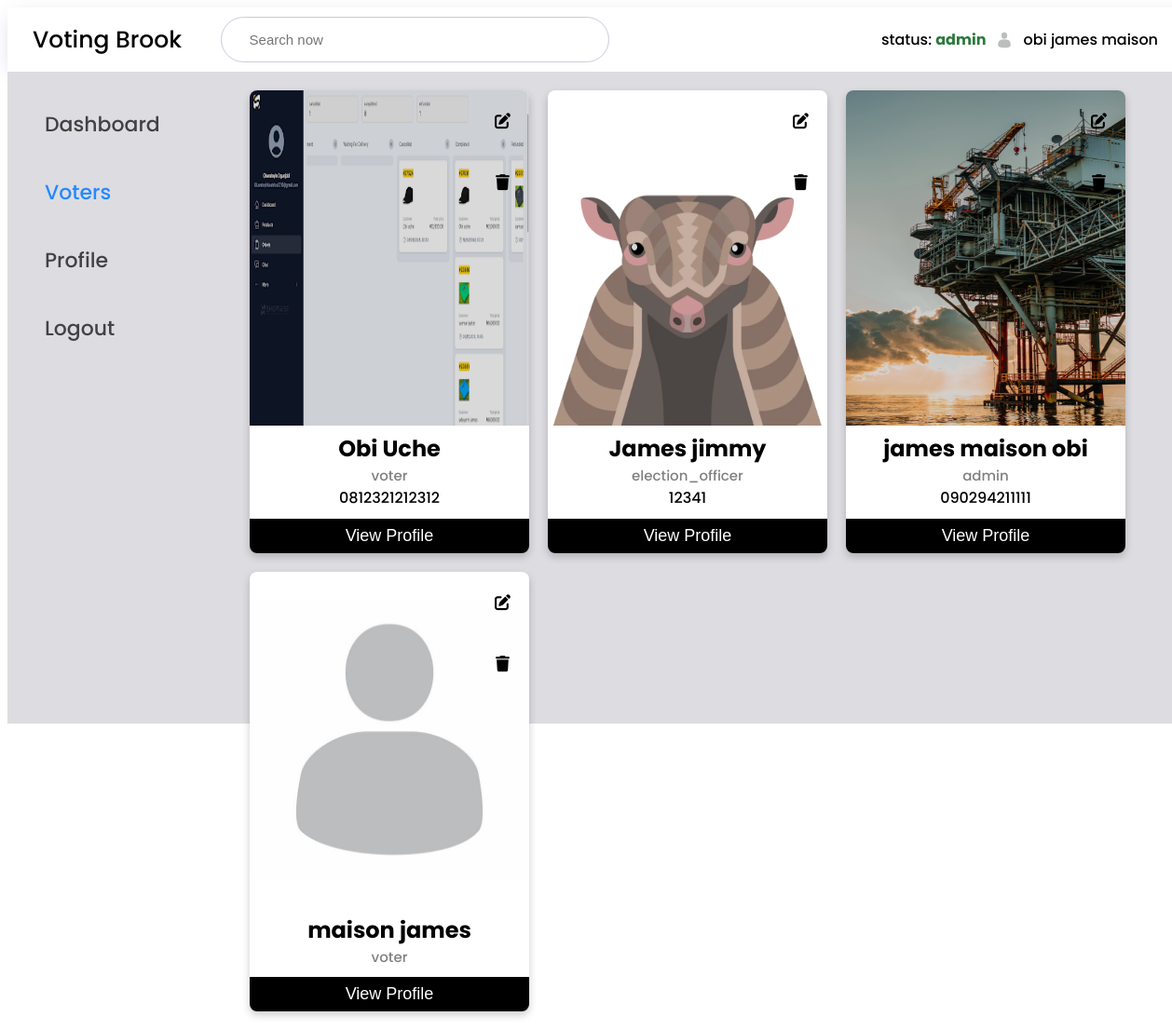
The app's page /voters.php?id=1 (signed in) with its own data.
### tables this page shows
CREATE TABLE `users` (
  `id` int(11) NOT NULL,
  `first_name` varchar(250) NOT NULL,
  `last_name` varchar(250) NOT NULL,
  `email` varchar(250) NOT NULL,
  `userType` varchar(250) NOT NULL,
  `password` varchar(250) NOT NULL,
  `phoneNumber` varchar(250) DEFAULT NULL,
  `address` varchar(1000) DEFAULT NULL,
  `picture` varchar(1000) NOT NULL,
  `location` varchar(1000) NOT NULL
);

### voters.php (the view, shortened to what this page needs)
<?php
      require_once "conn.php";
?>
<!DOCTYPE html>
<html lang="en">
<head>
    <link rel="stylesheet" href="./css/voter.css">
</head>
<body>
    <div class="wrapper">
        <header>
            <p class="logo">Voting Brook</p>
            <?php
                $userId = $_SESSION['id'];
                $query = "SELECT * FROM users WHERE users.id =  $userId";
                $results1 = mysqli_query($conn, $query);
                $user = mysqli_fetch_assoc($results1);
            ?>
            <div class="top_bar">
                <form action="voters.php" method="get">
                    <?php if($user['userType']=== 'admin'): ?>
                    <div class="search_now">
                        <input placeholder="Search now" class="draft" name="voter_name" />
                    </div>
                    <?php endif; ?>
                </form>
                <div class="profile_info">
                    <p>status: <span class="status"><?php echo $user['userType'] ?></span> </p>
                    <img src="images/profile.jpg" alt="face28" width="20" height="20">
                    <p> <?php echo $user['last_name'];?> <?php echo $user['first_name']; ?></p>
                </div>
            </div>
        </header>
        <div class="container">
            <div class="display_flex">
                <div class="sidebar">
                    <p><a href="./dashboard.php">Dashboard</a></p>
                    <p><a href="./voters.php" class="active">Voters</a></p>
                    <p><a href="./account.php">Profile</a></p>
                    <p><a href="./logout.php">Logout</a></p>
                </div>
                <div class="main">
                    <?php
                            $voterName = isset($_GET['voter_name']) ? $_GET['voter_name'] : null;
                            $query = '';
                             if(isset($voterName)){
                                $query = "SELECT * FROM users where first_name LIKE '".$voterName."' or last_name LIKE '".$voterName."'";
                             }else{
                                $query = "SELECT * FROM users";
                             }
                            if ($result = $conn ->query($query)) {
                                while($row = $result -> fetch_assoc()){
                                    $firstName=$row['first_name'];
                                    $lastName= $row['last_name'];
                                    $phoneNumber= $row['phoneNumber'];
                                    $userType = $row['userType'];
                                    $profilePicture = $row['picture'];
                                    $id= $row['id'];
                    ?>
                    <div class="card">
                        <div
                            style="position: absolute; display: flex; flex-direction: column; gap: 40px; top: 20px; right: 20px; z-index: 20;">
                            <?php if($user['userType'] === 'admin'): ?>
                            <a style="font-size: 17px;" href="editprofile.php?user_id=<?php echo $id; ?>"><i
                                    class="fa-solid fa-pen-to-square"></i></a>
                            <a style="font-size: 17px;" href="deleteVoter.php?id=<?php echo $id;  ?>"> <i
                                    class="fa-solid fa-trash"></i></a>
                            <?php endif; ?>
                        </div>
                        <?php if($profilePicture): ?>
                        <img src="./saved/<?php echo $profilePicture ?>" alt="John"
                            style="width:100%; height: 360px; object-fit:fill;  filter: brightness(85%);">
                        <?php else: ?>
                        <img src="./images/profile.jpg" alt="John"
                            style="width:100%; height: 360px; object-fit: contain;">
                        <?php endif; ?>
                        <h2><?php echo $firstName; ?> <?php echo $lastName; ?></h2>
                        <p class="title"><?php echo $userType ?></p>
                        <p><?php echo $phoneNumber; ?></p>
                        <a href="?id=<?php echo $id; ?>#demo-modal" class="btn"><button>View Profile</button></a>
                    </div>
                    <?php    } } ?>
                </div>
            </div>
        </div>
    </div>
</body>
</html>

### css/voter.css (style rules this page uses)
p,h1, h2 { margin: 0; padding: 0; }
body { max-width: 100%; width: 100%; height: calc(100vh - 100px); overflow: hidden; overflow-y: auto; font-family: "Poppins", sans-serif; font-weight: 500; font-style: normal; }
.wrapper { max-width: 1400px; width: 100%; height: 100%; margin: 0 auto; }
header { width: 100%; background-color: white; box-shadow: 0 5px 21px -5px #cdd1e1; display: flex; align-items: center; padding-left: 27px; }
.logo { font-size: 25px; }
header img { cursor: pointer; }
.top_bar { width: 80%; display: flex; justify-content: space-between; margin: 0 auto; margin-right: 40px; align-items: center; padding: 10px; background-color: white; }
.search_now { width: 100% }
.search_now input { padding: 15px; outline: none; width: 370px; border-radius: 2rem; border: 1px solid #c9ccd7; padding-left: 30px; font-size: 15px; }
.container { width: 100%; height: 100%; background-color: #dddce1; }
.display_flex { width: 100%; display: flex; padding: 20px; }
.profile_info { max-width: 350px; width: 100%; display: flex; align-items: center; justify-content: flex-end; gap: 10px; }
.profile_info .status { color: #2c793c; font-weight: 700; }
.sidebar { max-width: 240px; width: 100%; }
.sidebar a { text-decoration: none; color: #424242; }
.sidebar p { padding: 20px; cursor: pointer; font-size: 20px; text-decoration: none; transition: 0.3s ease-in-out; }
.sidebar .active { color: #248afd; }
.container { width: 100%; background-color: #dddce1;; }
.main { width: 100%; display: flex; gap: 20px; flex-wrap:wrap; }
.card { box-shadow: 0 4px 8px 0 rgba(0, 0, 0, 0.2); max-width: 300px; text-align: center; border-radius: 8px; overflow: hidden; background-color: #fff; position: relative; width: 100%; }
.title { color: grey; font-size: 15px; }
.btn button { border: none; outline: 0; display: inline-block; padding: 8px; color: white; background-color: #000; text-align: center; cursor: pointer; width: 100%; font-size: 18px; margin-top: 10px; }
a { text-decoration: none; font-size: 22px; color: black; }

### records on screen
users: userType "admin", last_name "obi", first_name "james maison", picture (picture), phoneNumber "090294211111"
users: picture (picture), first_name "Obi", last_name "Uche", userType "voter", phoneNumber "0812321212312"
users: picture (picture), first_name "James", last_name "jimmy", userType "election_officer", phoneNumber "12341"
users: first_name "maison", last_name "james", userType "voter"
